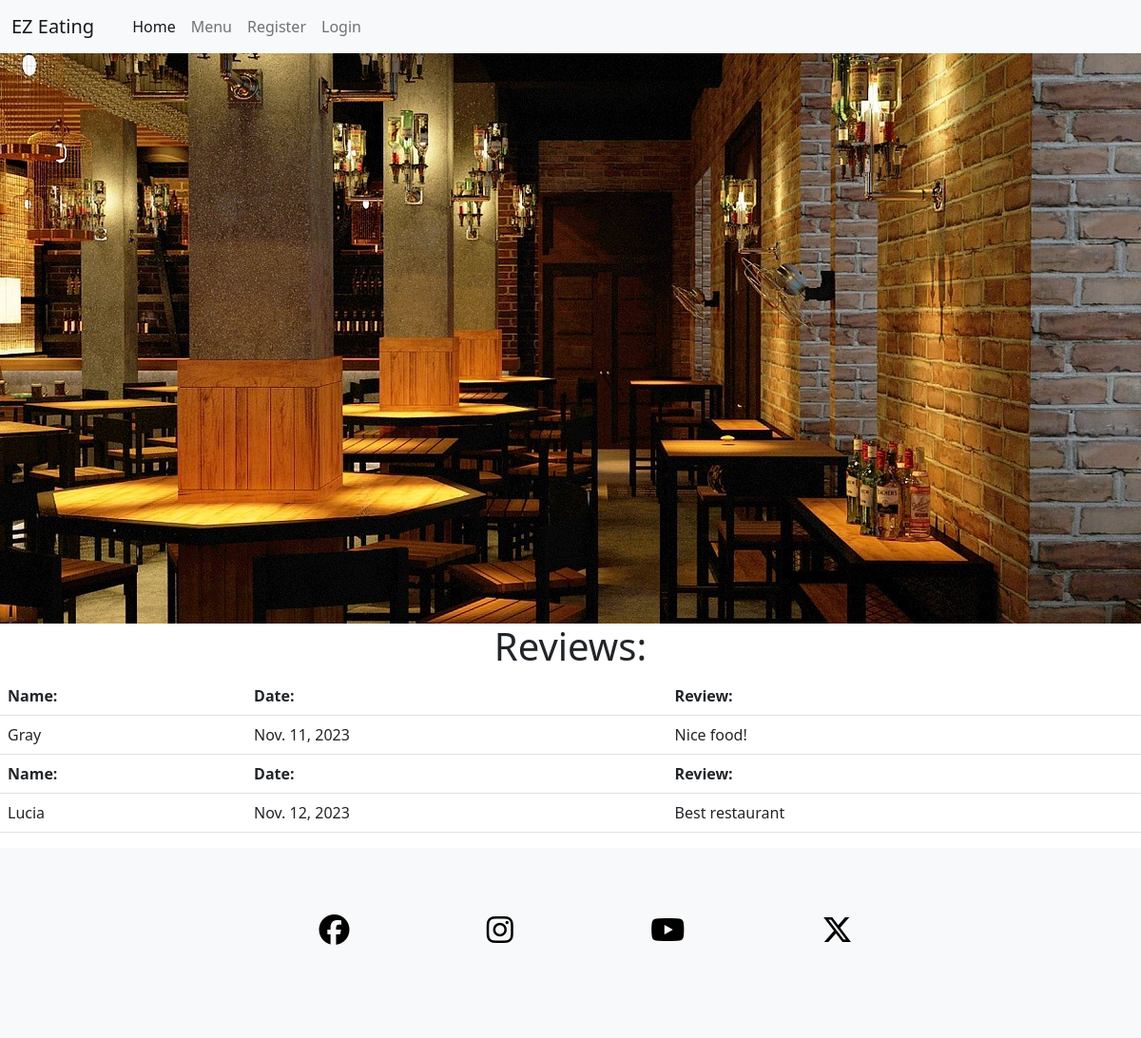
The app's page /, older data.
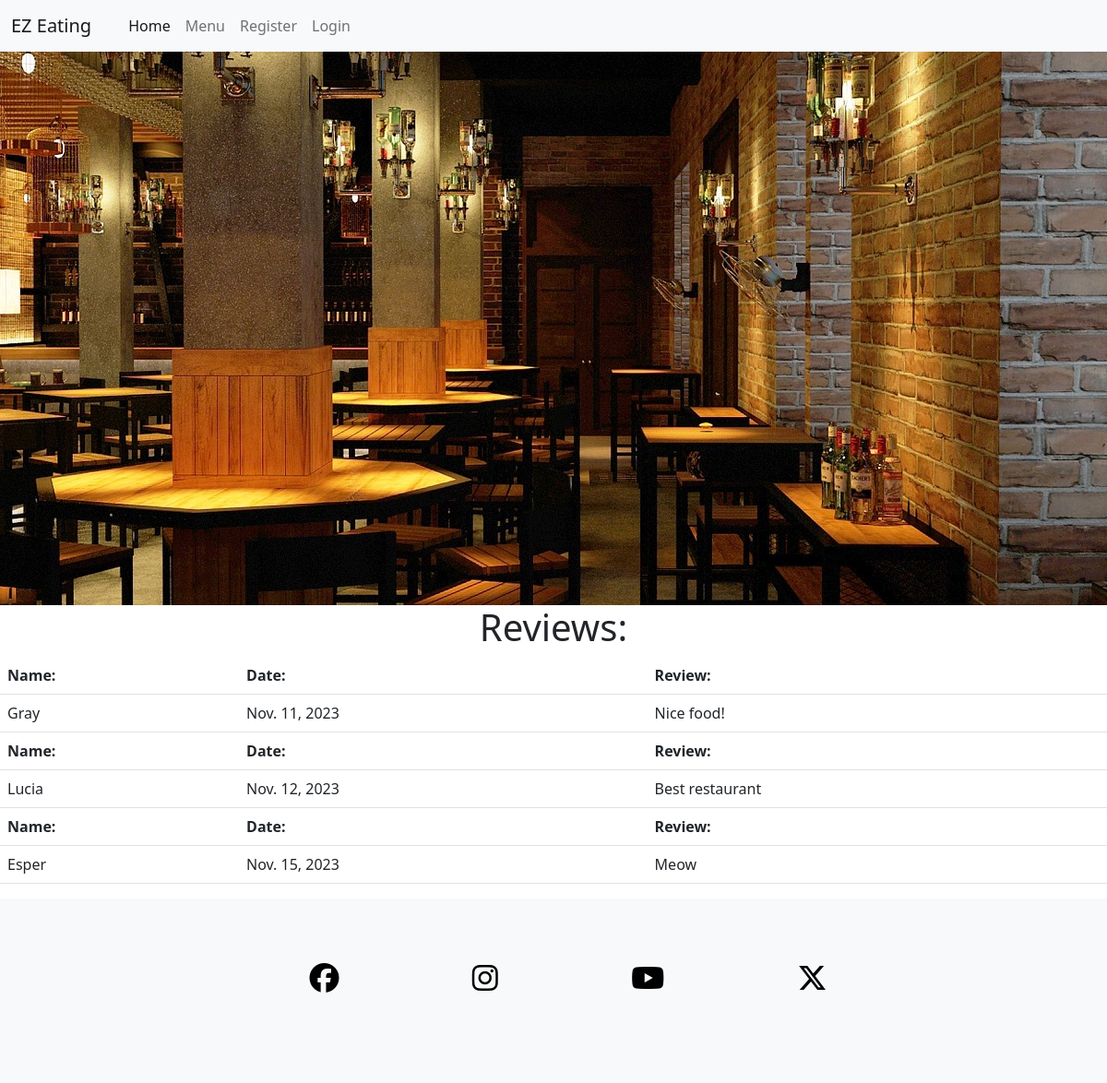
The same page, newer data.
### booking/models.py (models this page shows, shortened)
class Review(models.Model):
    name = models.CharField(max_length=50, null=False, blank=False)
    date = models.DateField(null=False, blank=False)
    review = models.CharField(max_length=200, null=False, blank=False)

### booking/views.py (the view)
# urls.py: path('', views.get_home, name='home'),
def get_home(request):
    reviews = Review.objects.all()
    context = {
        'reviews': reviews
    }
    return render(request, 'index.html', context)

### templates/index.html
{% extends "base.html" %}
{% block nav_item_home %}active{% endblock nav_item_home %}
{% block content %}
<section id="image-section">
    <div id="welcome-image">
    </div>
</section>
<h1 class="text-center">Reviews:</h1>
    <table class="table ">
        {% for review in reviews %}
            <tr>
                <th>Name:</th>
                <th>Date:</th>
                <th>Review:</th>
            </tr>
            <tr>
                <td>{{ review.name }}</td>
                <td>{{ review.date }}</td>
                <td>{{ review.review }}</td>
            </tr>
            {% empty %}
            <tr><td>There are no reviews!</td></tr>
        {% endfor %}
    </table>
{%endblock%}

### templates/base.html (shortened to what this page needs)
{% load static %}
<!DOCTYPE html>
<html lang="en" class="h-100">
<head>
    <link rel="stylesheet" href="{% static 'css/style.css' %}">
    <link href="https://cdn.jsdelivr.net/npm/bootstrap@5.2.3/dist/css/bootstrap.min.css" rel="stylesheet">
</head>
<body class="d-flex flex-column min-vh-100">
    <nav class="navbar navbar-expand-lg navbar-light bg-light">
        <div class="container-fluid">
            <a class="navbar-brand" href="{% url 'home' %}"><span class="navbar-brand">EZ Eating</span></a>
            <div class="collapse navbar-collapse" id="navbarLinks">
                <ul class="navbar-nav">
                    <li class="nav-item">
                        <a class="nav-link {% block nav_item_home %}{% endblock nav_item_home %}" href="{% url 'home' %}">Home</a>
                    </li>
                    <li class="nav-item">
                        <a class="nav-link {% block nav_item_menu %}{% endblock nav_item_menu %}" href="{% url 'menu' %}">Menu</a>
                    </li>
                    {% if user.is_authenticated %}
                    <li class="nav-item">
                        <a class="nav-link {% block nav_item_reservation %}{% endblock nav_item_reservation %}" href="{% url 'get_booking_list' %}">View Reservations</a>
                    </li>
                    <li class="nav-item">
                        <a class="nav-link {% block nav_item_review %}{% endblock nav_item_review %}" href="{% url 'review' %}">Leave a Review</a>
                    </li>
                    <li class="nav-item">
                        <a class="nav-link {% block nav_item_logout %}{% endblock nav_item_logout %}" href="{% url 'account_logout' %}">Logout</a>
                    </li>
                    {% else %}
                    <li class="nav-item">
                        <a class="nav-link {% block nav_item_sign_up %}{% endblock nav_item_sign_up %}" href="{% url 'account_signup' %}">Register</a>
                    </li>
                    <li class="nav-item">
                        <a class="nav-link {% block nav_item_login %}{% endblock nav_item_login %}" href="{% url 'account_login' %}">Login</a>
                    </li>
                    {% endif %}
                </ul>
            </div>
        </div>
    </nav>
    <main class="">
        {% block content %}
        {% endblock content %}
    </main>
    <footer class="footer bg-light mt-auto">
        <ul class="social-media">
            <li>
                <a href="https://facebook.com" target="_blank" rel="noopener" aria-label="Visit our Facebook page (opens in a new tab)"><i class="fa-brands fa-facebook"></i></a>
            </li>
            <li>
                <a href="https://instagram.com" target="_blank" rel="noopener" aria-label="Visit our Instagram page (opens in a new tab)"><i class="fa-brands fa-instagram"></i></a>
            </li>
            <li>
                <a href="https://youtube.com" target="_blank" rel="noopener" aria-label="Visit our Youtube page (opens in a new tab)"><i class="fa-brands fa-youtube"></i></a>
            </li>
            <li>
                <a href="https://twitter.com" target="_blank" rel="noopener" aria-label="Visit our X page (opens in a new tab)"><i class="fa-brands fa-x-twitter"></i></a>
            </li>
        </ul>
    </footer>
</body>
</html>

### booking/static/css/style.css (style rules this page uses)
#welcome-image { height: 600px; width:100%; background: url(../images/bar-826688_1920.jpg) no-repeat center center; }
footer { height: 200px; }
.social-media { text-align: center; }
.social-media > li { display: inline; }
.social-media i { color: black; font-size: 200%; margin: 1%; padding: 5%; }

Row changes from the older to the newer data that the page shows:
added Review: name "Esper", date "Nov. 15, 2023", review "Meow"
